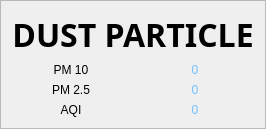
              <widget class="QFrame" name="frame5">
               <property name="frameShape">
                <enum>QFrame::StyledPanel</enum>
               </property>
               <property name="frameShadow">
                <enum>QFrame::Raised</enum>
               </property>
               <layout class="QGridLayout" name="gridLayout_4">
                <item row="1" column="1">
                 <widget class="QLabel" name="PM10">
                  <property name="styleSheet">
                   <string notr="true">color: rgb(242, 48, 106);
color: rgb(117, 191, 255);</string>
                  </property>
                  <property name="text">
                   <string>0</string>
                  </property>
                  <property name="alignment">
                   <set>Qt::AlignCenter</set>
                  </property>
                 </widget>
                </item>
                <item row="2" column="1">
                 <widget class="QLabel" name="PM25">
                  <property name="styleSheet">
                   <string notr="true">color: rgb(242, 48, 106);
color: rgb(117, 191, 255);</string>
                  </property>
                  <property name="text">
                   <string>0</string>
                  </property>
                  <property name="alignment">
                   <set>Qt::AlignCenter</set>
                  </property>
                 </widget>
                </item>
                <item row="2" column="0">
                 <widget class="QLabel" name="t_pm25">
                  <property name="text">
                   <string>PM 2.5</string>
                  </property>
                  <property name="alignment">
                   <set>Qt::AlignCenter</set>
                  </property>
                 </widget>
                </item>
                <item row="1" column="0">
                 <widget class="QLabel" name="t_pm10">
                  <property name="text">
                   <string>PM 10</string>
                  </property>
                  <property name="alignment">
                   <set>Qt::AlignCenter</set>
                  </property>
                 </widget>
                </item>
                <item row="0" column="0" colspan="2">
                 <widget class="QLabel" name="t_parti">
                  <property name="minimumSize">
                   <size>
                    <width>100</width>
                    <height>30</height>
                   </size>
                  </property>
                  <property name="font">
                   <font>
                    <family>Apple SD Gothic Neo</family>
                    <pointsize>24</pointsize>
                    <weight>99</weight>
                    <italic>false</italic>
                    <bold>true</bold>
                   </font>
                  </property>
                  <property name="styleSheet">
                   <string notr="true">font: 800 24pt &quot;Apple SD Gothic Neo&quot;;
alternate-background-color: rgba(255, 255, 255, 100);
border-radius: 10px;
</string>
                  </property>
                  <property name="text">
                   <string>DUST PARTICLE</string>
                  </property>
                  <property name="alignment">
                   <set>Qt::AlignCenter</set>
                  </property>
                 </widget>
                </item>
                <item row="3" column="0">
                 <widget class="QLabel" name="t_aqi">
                  <property name="text">
                   <string>AQI</string>
                  </property>
                  <property name="alignment">
                   <set>Qt::AlignCenter</set>
                  </property>
                 </widget>
                </item>
                <item row="3" column="1">
                 <widget class="QLabel" name="AQI">
                  <property name="styleSheet">
                   <string notr="true">color: rgb(242, 48, 106);
color: rgb(117, 191, 255);</string>
                  </property>
                  <property name="text">
                   <string>0</string>
                  </property>
                  <property name="alignment">
                   <set>Qt::AlignCenter</set>
                  </property>
                 </widget>
                </item>
               </layout>
              </widget>
